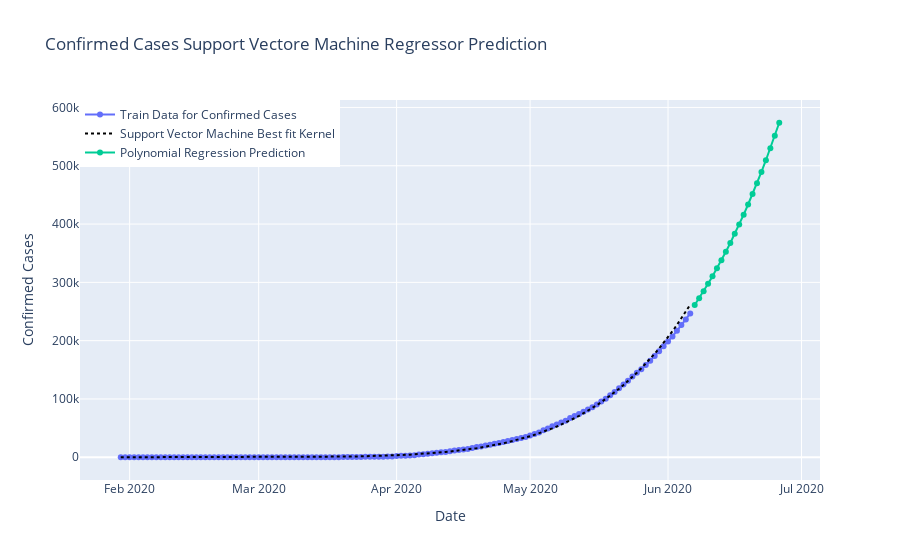

Notebook cell for this chart:
### Code cell
plt.figure(figsize=(11,6))
predictions=svm.predict(np.array(india_datewise["Days Since"]).reshape(-1,1))
fig=go.Figure()
fig.add_trace(go.Scatter(x=india_datewise['ObservationDate'], y=india_datewise["Confirmed"],
                    mode='lines+markers',name="Train Data for Confirmed Cases"))
fig.add_trace(go.Scatter(x=india_datewise['ObservationDate'], y=predictions,
                    mode='lines',name="Support Vector Machine Best fit Kernel",
                    line=dict(color='black', dash='dot')))

fig.add_trace(go.Scatter(x=model_predictions['Date'], y=model_predictions['Polynomial Regression Prediction'],
                    mode='lines+markers',name="Polynomial Regression Prediction"))


fig.update_layout(title="Confirmed Cases Support Vectore Machine Regressor Prediction",
                 xaxis_title="Date",yaxis_title="Confirmed Cases",legend=dict(x=0,y=1,traceorder="normal"))
fig.show()

### Figure 1 — Plotly figure (JSON) as saved in the notebook; plotly's stock layout.template omitted (floating-point values rounded to 4 significant figures; data arrays with more than 128 entries replaced by an {"elided": "..."} marker saying what was removed)
{"data": [{"mode": "lines+markers", "name": "Train Data for Confirmed Cases", "type": "scatter", "x": {"elided": "129 str values"}, "y": {"elided": "129 int values"}}, {"line": {"color": "black", "dash": "dot"}, "mode": "lines", "name": "Support Vector Machine Best fit Kernel", "type": "scatter", "x": {"elided": "129 str values"}, "y": {"elided": "129 float values"}}, {"mode": "lines+markers", "name": "Polynomial Regression Prediction", "type": "scatter", "x": ["2020-06-07T00:00:00", "2020-06-08T00:00:00", "2020-06-09T00:00:00", "2020-06-10T00:00:00", "2020-06-11T00:00:00", "2020-06-12T00:00:00", "2020-06-13T00:00:00", "2020-06-14T00:00:00", "2020-06-15T00:00:00", "2020-06-16T00:00:00", "2020-06-17T00:00:00", "2020-06-18T00:00:00", "2020-06-19T00:00:00", "2020-06-20T00:00:00", "2020-06-21T00:00:00", "2020-06-22T00:00:00", "2020-06-23T00:00:00", "2020-06-24T00:00:00", "2020-06-25T00:00:00", "2020-06-26T00:00:00"], "y": [261200.0, 272900.0, 284900.0, 297500.0, 310500.0, 324000.0, 338000.0, 352600.0, 367600.0, 383200.0, 399400.0, 416200.0, 433500.0, 451500.0, 470200.0, 489500.0, 509500.0, 530200.0, 551600.0, 573800.0]}], "layout": {"legend": {"traceorder": "normal", "x": 0, "y": 1}, "title": {"text": "Confirmed Cases Support Vectore Machine Regressor Prediction"}, "xaxis": {"title": {"text": "Date"}}, "yaxis": {"title": {"text": "Confirmed Cases"}}}}
